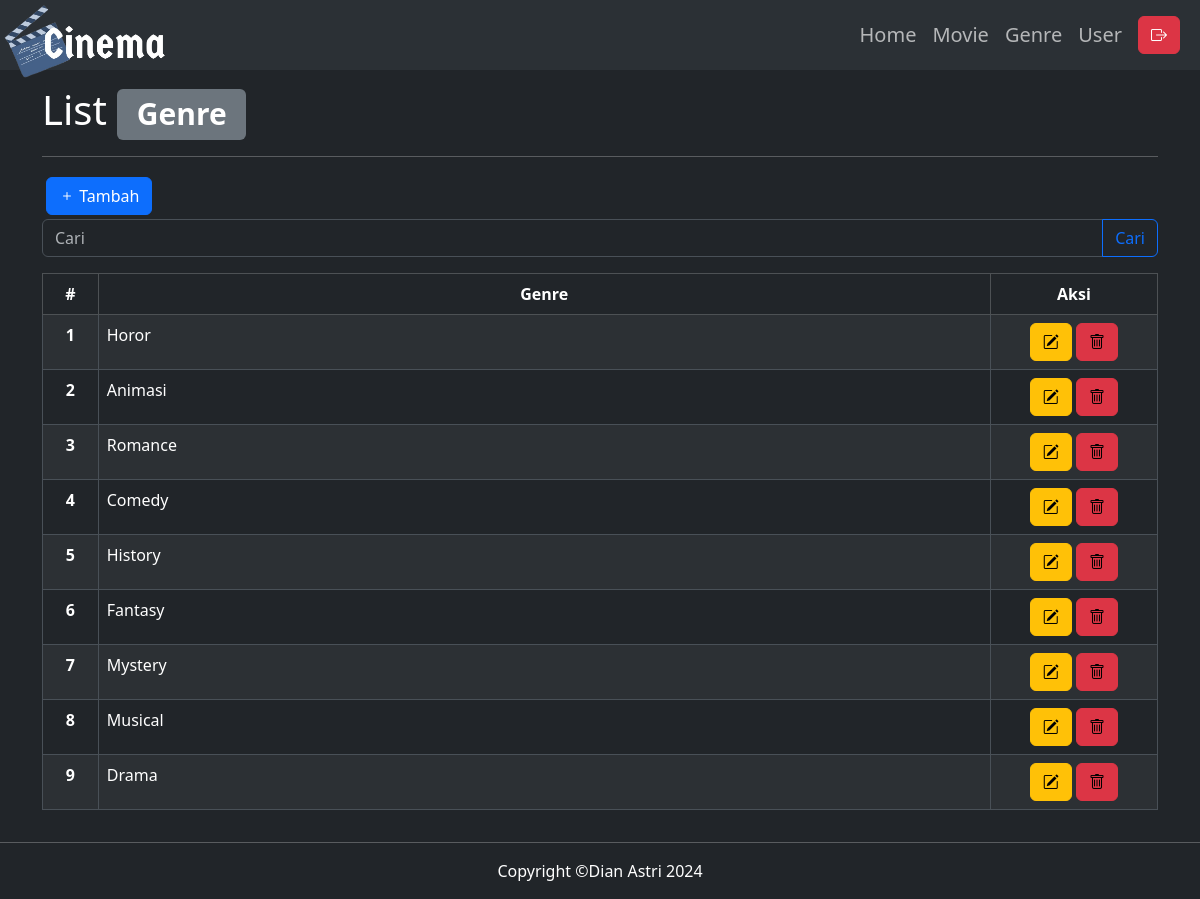
The app's page /genre_list.php (signed in) with its own data.
### tables this page shows
CREATE TABLE `genre` (
  `idgenre` int NOT NULL,
  `genre_name` varchar(45) NOT NULL,
  `last_update` timestamp NULL DEFAULT CURRENT_TIMESTAMP ON UPDATE CURRENT_TIMESTAMP
);

### genre_list.php (called while the page is built, shortened)
<?php require 'views/partial_admin/header.php'; ?>
<?php require 'views/partial_admin/navigation.php'; ?>
<?php require 'functions.php'; ?>
<?php
$genre = query("SELECT * FROM genre");
require 'views/genre/list-view.php';
?>
<?php require 'views/partial_admin/footer.php'; ?>

### functions.php (called while the page is built, shortened)
<?php
$conn = mysqli_connect("localhost", "root", "", "pw2024_tubes_233040085");
function query($query)
{
    global $conn;
    $result = mysqli_query($conn, $query);
    $rows = [];
    while ($row = mysqli_fetch_assoc($result)) {
        $rows[] = $row;
    }
    return $rows;
}
?>

### views/genre/list-view.php (the view)
<div class="container text-left pt-3">
    <div class="row">
        <div class="col">
            <h1>List <span class="badge text-bg-secondary">Genre</span></h1>
            <hr>
            <a class="btn btn-primary m-1" href="genre_add.php" role="button"><i class="bi bi-plus"></i>
                Tambah</a>
            <form action="" method="POST">
                <div class="input-group mb-3">
                    <input type="text" name="keyword" class="form-control" placeholder="Cari"
                        aria-label="Recipient's username" aria-describedby="button-addon2">
                    <button class="btn btn-outline-primary" type="submit" name="cari" id="button-addon2">Cari</button>
                </div>
            </form>
            <table class="table table-striped table-hover table-bordered">
                <thead>
                    <tr class="table-dark">
                        <th style="width: 5%" class="text-center">#</th>
                        <th scope="col" style="width: 80%" class="text-center">Genre</th>
                        <th scope="col" style="width: 15%" class="text-center">Aksi</th>
                    </tr>
                </thead>
                <tbody>
                    <?php
                    $i = 1;
                    foreach ($genre as $gen):
                        ?>
                        <tr>
                            <th scope="row" class="text-center"><?= $i; ?></th>
                            <td><?= $gen["genre_name"]; ?></td>
                            <td class="text-center">
                                <a href="genre_update.php?id=<?= $gen["idgenre"]; ?>" class="btn btn-warning"> <i
                                        class="bi bi-pencil-square"></i></a>
                                <a href="genre_delete.php?id=<?= $gen['idgenre']; ?>" class="btn btn-danger"
                                    onclick="return confirm('Yakin')"><i class="bi bi-trash" style="color:black;"></i></a>
                            </td>
                        </tr>
                        <?php $i++; ?>
                    <?php endforeach; ?>
                </tbody>
            </table>
        </div>
    </div>
</div>

### records on screen
genre: genre_name "Horor"
genre: genre_name "Animasi"
genre: genre_name "Romance"
genre: genre_name "Comedy"
genre: genre_name "History"
genre: genre_name "Fantasy"
genre: genre_name "Mystery"
genre: genre_name "Musical"
genre: genre_name "Drama"
